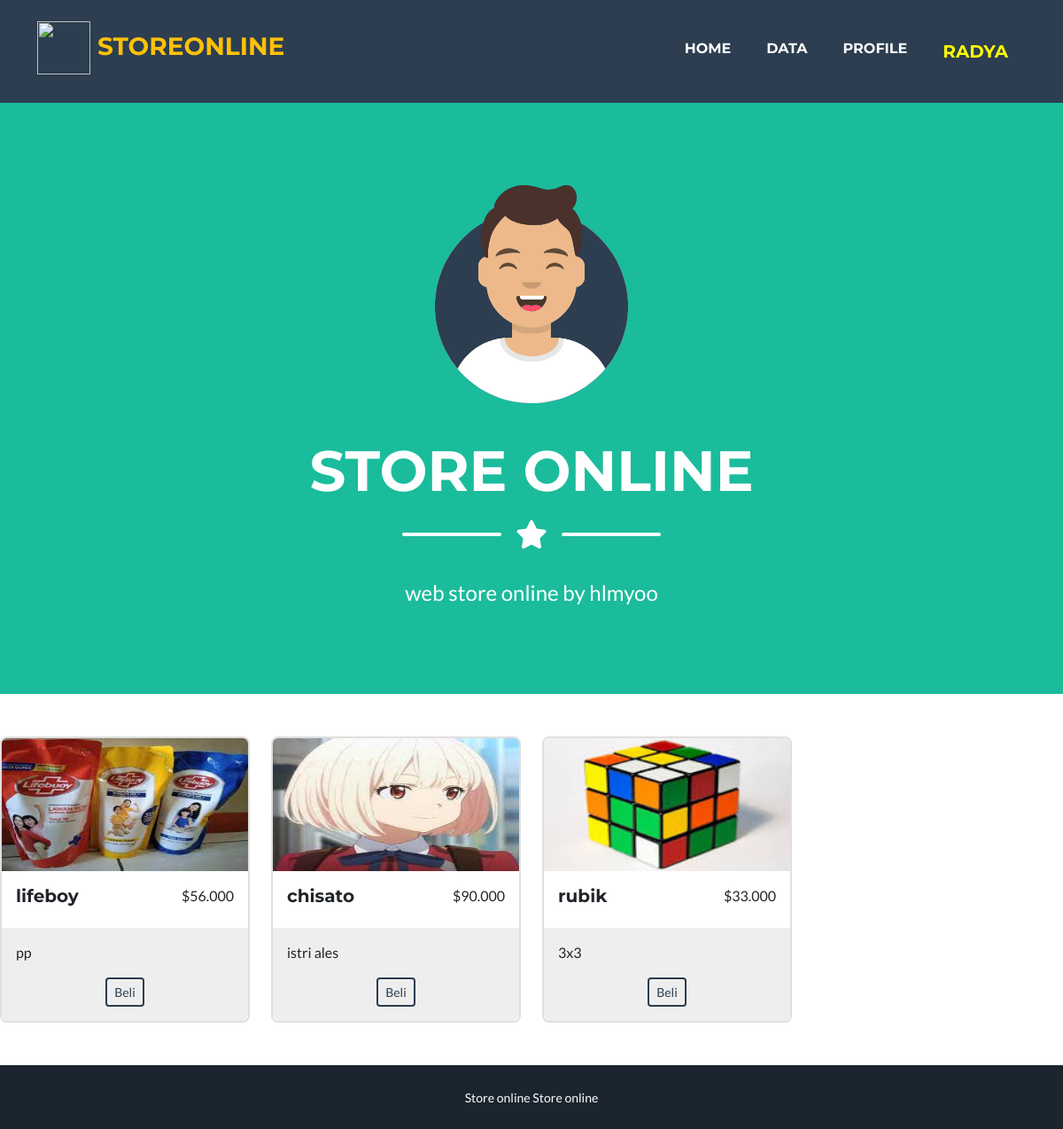
Screenshot of /user/index.php (signed in) with the database file from the repository.
### tables this page shows
CREATE TABLE `produk` (
  `id_produk` int(100) NOT NULL,
  `nama_produk` varchar(100) NOT NULL,
  `deskripsi` varchar(225) NOT NULL,
  `harga` text NOT NULL,
  `foto_produk` varchar(225) NOT NULL
);

### user/index.php (the view, shortened to what this page needs)
<!DOCTYPE html>
<html lang="en">
    <head>
        <link href="css/styles.css" rel="stylesheet" />
    </head>
    <body id="page-top">
        <nav class="navbar navbar-expand-lg bg-secondary text-uppercase fixed-top" id="mainNav">
            <div class="container">
            <h3 class="text-warning">   <img src="https://cdn-icons-png.flaticon.com/512/551/551353.png" alt="" style="width: 60px; height: 60px;">  </i>StoreOnline</h3>
                <div class="collapse navbar-collapse" id="navbarResponsive">
                    <ul class="navbar-nav ms-auto">
                        <li class="nav-item mx-0 mx-lg-1"><a class="nav-link py-3 px-0 px-lg-3 rounded" href="index.php">Home</a></li>
                        <li class="nav-item mx-0 mx-lg-1"><a class="nav-link py-3 px-0 px-lg-3 rounded" href="data.php">Data</a></li>
                        <li class="nav-item mx-0 mx-lg-1"><a class="nav-link py-3 px-0 px-lg-3 rounded" href="profile.php">Profile</a></li>
                        <li class="nav-item mx-0 mx-lg-1"><a class="nav-link py-3 px-0 px-lg-3 rounded"> <span style="color:yellow;  font-size: 20px;" ><?=$_SESSION['nama']?></span></a></li>
                    </ul>
                </div>
            </div>
        </nav>
        <header class="masthead bg-primary text-white text-center">
            <div class="container d-flex align-items-center flex-column">
                <img class="masthead-avatar mb-5" src="assets/img/avataaars.svg" alt="..." />
                <h1 class="masthead-heading text-uppercase mb-0">Store Online</h1>
                <div class="divider-custom divider-light">
                    <div class="divider-custom-line"></div>
                    <div class="divider-custom-icon"><i class="fas fa-star"></i></div>
                    <div class="divider-custom-line"></div>
                </div>
                <p class="masthead-subheading font-weight-light mb-0">web store online by hlmyoo</p>
            </div>
        </header> <br> <br>
</head>
<body>
<div class="row">
<?php
    include "koneksi.php";
    $qry_barang=mysqli_query($koneksi,"select * from produk");
    while($data_barang=mysqli_fetch_array($qry_barang)){
        ?>
    <div class="col-md-3">
    <div class="card" >
    <img src="../petugas/foto/<?=$data_barang['foto_produk']?>"
                    class="bd-placeholder-img card-img-top" width="200px" height="150px"
                    xmlns="http://www.w3.org/2000/svg" role="foto"
                    aria-label="Placeholder: Thumbnail" preserveAspectRatio="xMidYMid slice"
                    focusable="false"><title></title>
                    <rect width="80%" height="100%" fill="#55595c"/></img>
          <div class="card-body">
          <div class="card-title d-flex justify-content-between mb-0">
            <h5 class="card-title text-dark"><?=$data_barang['nama_produk']?></h5>
            <p class="card-text">$<?=substr($data_barang['harga'], 0,20)?></p>
            </div>
          </div>
          <div class="rounded-bottom" style="background-color: #eee;">
            <div class="card-body">
            <p class="card-text"><?=substr($data_barang['deskripsi'], 0,20)?></p>
          <center>  <a href="masuk_keranjang.php?id_produk=<?=$data_barang['id_produk']?>" type="button" class="btn btn-sm btn-outline-secondary">Beli</a></center>
              </div>
              </div>
        </div>
    </div>
    <?php
}
?>
</div>
</div> <br> <br>
        <div class="copyright py-4 text-center text-white">
            <div class="container"><small>Store online Store online</small></div>
        </div>
    </body>
</html>

### user/index.php (style rules this page uses)
.bd-placeholder-img { font-size: 1.125rem; text-anchor: middle; -webkit-user-select: none; -moz-user-select: none; user-select: none; }

### rows the page displays
produk: foto_produk (picture), nama_produk "lifeboy", harga "56.000", deskripsi "pp"
produk: foto_produk (picture), nama_produk "chisato", harga "90.000", deskripsi "istri ales"
produk: foto_produk (picture), nama_produk "rubik", harga "33.000", deskripsi "3x3"

### other values shown
$_SESSION['nama'] "RADYA"
